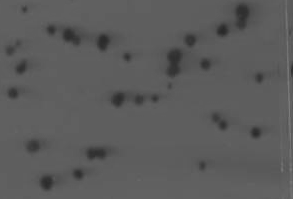
#> input picture Skimage0.11/Skimage0.11/progs_figures/progs_figures/segmentation/Figures/cellimage.png, 293 x 199 px
$ python pb_watershed.py   (older library calls are emulated)
#> lines starting #> are read from the running program, lines starting #| are printed output that depends on the picture; after the words box and inside, x2 and y2 are one past the last pixel; in counts of white or black regions, pixels touching at a corner belong together
import cv2
from scipy.ndimage import label
import scipy.misc
from PIL import Image
import numpy
# from skimage.morphology import label

# opening the image and converting it to grayscale
a = cv2.imread('../Figures/cellimage.png')
#> a is the input picture: shape (199, 293, 3); min 41, max 125, mean 91.1
# covnerting image from color to grayscale
a1 = cv2.cvtColor(a, cv2.COLOR_BGR2GRAY)
# thresholding the image to obtain cell pixels
thresh,b1 = cv2.threshold(a1, 0, 255,
            cv2.THRESH_BINARY_INV+cv2.THRESH_OTSU)
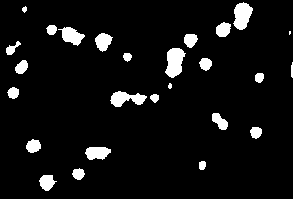
#> b1: shape (199, 293); 6.6% white; 26 white regions (2 under 20 px), largest, box (x1, y1, x2, y2) and area: (165, 48, 186, 78) 426, (233, 2, 253, 30) 381, (110, 91, 147, 107) 344
#> thresh = 78
# since Otsu's method has over segmented the image
# erosion operation is performed
b2 = cv2.erode(b1, None,iterations = 2)
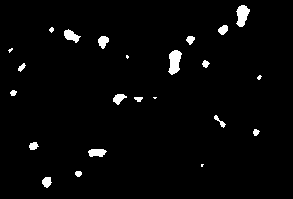
#> b2: shape (199, 293); 2.5% white; 23 white regions (5 under 20 px), largest, box (x1, y1, x2, y2) and area: (168, 50, 182, 75) 236, (236, 5, 250, 27) 204, (64, 29, 81, 43) 129
# distance transform is performed
dist_trans = cv2.distanceTransform(b2, 2, 3)
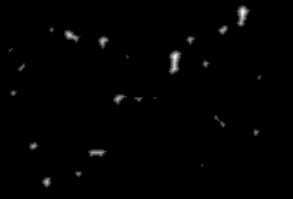
#> dist_trans: shape (199, 293) float32; min 0, max 6.02, mean 0.0495; drawn with min black and max white
# thresholding the distance transform image to obtain
# pixels that are foreground
thresh, dt = cv2.threshold(dist_trans, 1,
             255, cv2.THRESH_BINARY)
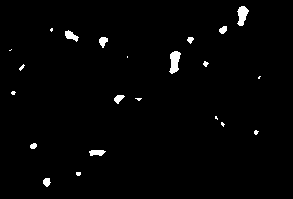
#> dt: shape (199, 293) float32; 1.6% white; 22 white regions (11 under 20 px), largest, box (x1, y1, x2, y2) and area: (169, 51, 181, 74) 180, (237, 6, 249, 26) 153, (65, 30, 79, 42) 88
# performing labeling
#labelled = label(b, background = 0)
labelled, ncc = label(dt)
#> labelled: shape (199, 293) int32; 24 distinct labels, from 0 to 23
#> ncc = 23
# labelled is converted to 32-bit integer
labelled = labelled.astype(numpy.int32)
# performing watershed
cv2.watershed(a, labelled)
# converting the ndarray to image
dt1 = scipy.misc.toimage(labelled)
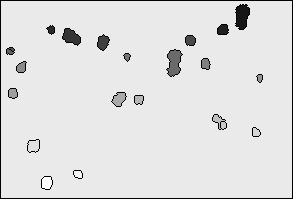
#> dt1: PIL image 293x199 L; min 0, max 255, mean 223.6
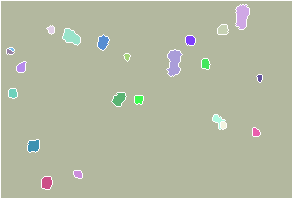
#> labelled: shape (199, 293) int32; 24 distinct labels, from -1 to 23; one colour per label, 0 black, -1 white
# saving the image as watershed_output.png
#dt1.save('../Figures/watershed_output.png')
dt1.show()
